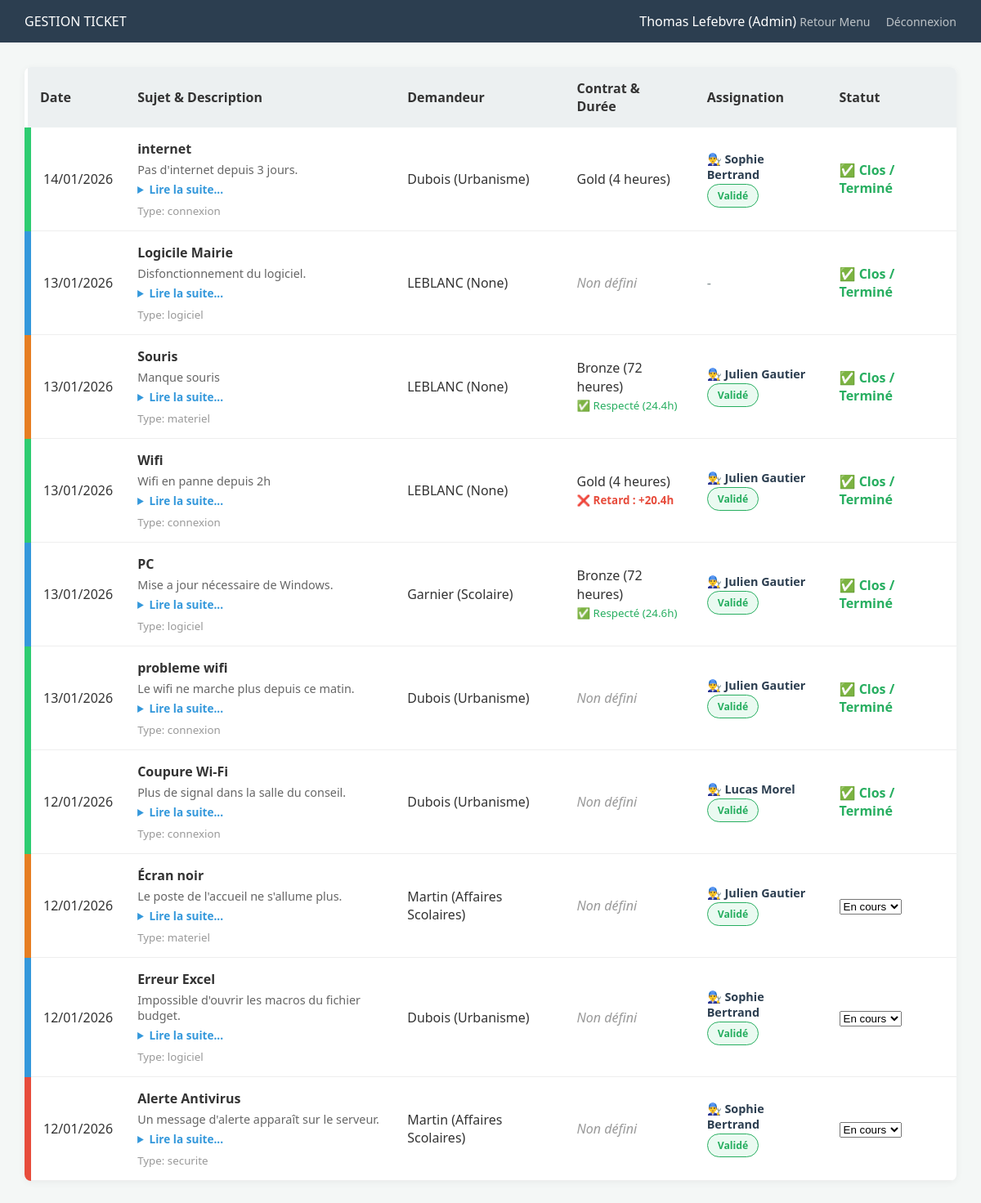
Screenshot of /admin/prestations (signed in) with the database file from the repository.
### tables this page shows
CREATE TABLE usager (
    id INTEGER PRIMARY KEY AUTOINCREMENT,
    nom TEXT NOT NULL,
    prenom TEXT NOT NULL,
    email TEXT NOT NULL UNIQUE,
    mdp TEXT NOT NULL,
    role TEXT, -- Accepté comme NULL maintenant
    service TEXT,
    specialite TEXT,
    mairie_id INTEGER,
    prestataire_id INTEGER
);

CREATE TABLE ticket (
    id INTEGER PRIMARY KEY AUTOINCREMENT,
    titre TEXT NOT NULL,
    description TEXT,
    type_prestation TEXT NOT NULL, -- 'connexion', 'materiel', 'logiciel', 'securite'
    statut TEXT DEFAULT 'Nouveau',
    date_creation DATETIME DEFAULT CURRENT_TIMESTAMP,
    createur_id INTEGER NOT NULL,
    admin_id INTEGER, technicien_id INTEGER, duree TEXT, contrat TEXT, date_fin DATETIME,
    FOREIGN KEY (createur_id) REFERENCES "usager_old"(id),
    FOREIGN KEY (admin_id) REFERENCES "usager_old"(id)
);

### app.py (the view)
@app.route('/admin/prestations')
@login_required
def prestations_admin():
    conn = get_db_connection()
    tickets = conn.execute('''
        SELECT t.*,
               strftime('%d/%m/%Y', t.date_creation) as date_formatee,
               u.nom as demandeur,
               u.service,
               tech.prenom as tech_prenom,
               tech.nom as tech_nom
        FROM ticket t
        JOIN usager u ON t.createur_id = u.id
        LEFT JOIN usager tech ON t.technicien_id = tech.id
        ORDER BY t.date_creation DESC
    ''').fetchall()
    techniciens = conn.execute('''
        SELECT u.id, u.prenom, u.nom,
               (SELECT COUNT(t.id) FROM ticket t
                WHERE t.technicien_id = u.id
                AND t.statut != 'Terminé') as charge
        FROM usager u
        WHERE u.role = 'technicien' OR u.role IS NULL
    ''').fetchall()
    conn.close()
    return render_template('dashboard_admin.html', tickets=tickets, techniciens=techniciens)

### app.py (called while the page is built)
def get_db_connection():
    conn = sqlite3.connect('mairie.db')
    conn.row_factory = sqlite3.Row
    return conn

@login_manager.user_loader
def load_user(user_id):
    conn = get_db_connection()
    u = conn.execute('SELECT * FROM usager WHERE id = ?', (user_id,)).fetchone()
    conn.close()
    if u:
        return Usager(u['id'], u['nom'], u['prenom'], u['role'], u['mairie_id'])
    return None

@app.template_filter('to_datetime')
def to_datetime_filter(s):
    if not s: return None
    try:
        return datetime.strptime(s, '%Y-%m-%d %H:%M:%S')
    except:
        return None

### templates/dashboard_admin.html (shortened to what this page needs)
<!DOCTYPE html>
<html>
<head>
    <link rel="stylesheet" href="{{ url_for('static', filename='css/style.css') }}">
</head>
<body>
    <header class="admin-header">
        <div class="logo">GESTION TICKET</div>
        <div class="user-info">
            <span>{{ current_user.prenom }} {{ current_user.nom }} (Admin)</span>
            <a href="{{ url_for('menu_admin') }}" class="btn-logout">Retour Menu</a>
            <a href="{{ url_for('logout') }}" class="btn-logout" style="margin-left: 15px;">Déconnexion</a>
        </div>
    </header>
    <div style="padding: 30px;">
        <table>
            <thead>
                <tr>
                    <th>Date</th>
                    <th>Sujet & Description</th>
                    <th>Demandeur</th>
                    <th>Contrat & Durée</th>
                    <th>Assignation</th>
                    <th>Statut</th>
                </tr>
            </thead>
            <tbody>
                {% for ticket in tickets %}
                <tr class="cat-{{ ticket.type_prestation }}">
                    <td>{{ ticket.date_formatee }}</td>
                    <td style="max-width: 350px;">
                        <strong>{{ ticket.titre }}</strong><br>
                        <div class="desc-tronquee">{{ ticket.description }}</div>
                        <details>
                            <summary>Lire la suite...</summary>
                        </details>
                        <small style="color: #999; display: block; margin-top: 8px;">
                            Type: {{ ticket.type_prestation }}
                        </small>
                    </td>
                    <td>{{ ticket.demandeur }} ({{ ticket.service }})</td>
                    <td>
    {% if ticket.contrat %}
        <div style="line-height: 1.4;">
            <span class="badge-contrat {{ ticket.contrat|lower }}">
                {{ ticket.contrat }} ({{ ticket.duree }})
            </span><br>
            {% if ticket.statut == 'Terminé' and ticket.date_fin %}
                {% set debut = ticket.date_creation | to_datetime %}
                {% set fin = ticket.date_fin | to_datetime %}
                {% set ecoule = (fin - debut).total_seconds() / 3600 %}
                {% set limite = 4 if ticket.contrat == 'Gold' else 24 if ticket.contrat == 'Silver' else 72 %}
                {% if ecoule <= limite %}
                    <small style="color: #27ae60;">✅ Respecté ({{ ecoule|round(1) }}h)</small>
                {% else %}
                    <small style="color: #e74c3c; font-weight: bold;">
                        ❌ Retard : +{{ (ecoule - limite)|round(1) }}h
                    </small>
                {% endif %}
            {% endif %}
        </div>
    {% else %}
        <em style="color: #999;">Non défini</em>
    {% endif %}
</td>
                    <td>
                        {% if not ticket.contrat and not ticket.technicien_id and ticket.statut != 'Terminé' %}
                            <form action="{{ url_for('assigner_ticket', ticket_id=ticket.id) }}" method="POST" style="display: flex; gap: 5px;">
                                <select name="technicien_id" required style="padding: 3px;">
                                    <option value="">-- Tech --</option>
                                    {% for tech in techniciens %}
                                       <option value="{{ tech.id }}">
            {% if tech.charge >= 5 %}
                🔴 {{ tech.prenom }} {{ tech.nom }} ({{ tech.charge }} actifs - Surchargé)
            {% elif tech.charge >= 3 %}
                🟠 {{ tech.prenom }} {{ tech.nom }} ({{ tech.charge }} actifs - Occupé)
            {% else %}
                🟢 {{ tech.prenom }} {{ tech.nom }} ({{ tech.charge }} actifs - Dispo)
            {% endif %}
        </option>
                                    {% endfor %}
                                </select>
                                <select name="contrat" required style="padding: 3px;">
                                    <option value="">-- Contrat --</option>
                                    <option value="Gold">Gold (4h)</option>
                                    <option value="Silver">Silver (24h)</option>
                                    <option value="Bronze">Bronze (72h)</option>
                                </select>
                                <button type="submit" style="cursor:pointer; background:#3498db; color:white; border:none; border-radius:3px; padding: 5px 10px;">ok</button>
                            </form>
                        {% elif ticket.technicien_id %}
                            <div style="color: #2c3e50; font-size: 0.9em;">
                                <span style="display:block; margin-bottom: 2px;">👨‍🔧 <strong>{{ ticket.tech_prenom }} {{ ticket.tech_nom }}</strong></span>
                                <span class="badge-assigne">Validé</span>
                            </div>
                        {% else %}
                            <span style="color: #7f8c8d;">-</span>
                        {% endif %}
                    </td>
                    <td>
                        {% if ticket.statut == 'Terminé' %}
                            <span class="badge-termine" style="color: #27ae60; font-weight: bold;">
                                ✅ Clos / Terminé
                            </span>
                        {% else %}
                            <form action="{{ url_for('update_statut', ticket_id=ticket.id) }}" method="POST" style="display:inline;">
                                <select name="statut" onchange="this.form.submit()">
                                    <option value="En cours" {% if ticket.statut == 'En cours' %}selected{% endif %}>En cours</option>
                                </select>
                            </form>
                        {% endif %}
                    </td>
                </tr>
                {% endfor %}
            </tbody>
        </table>
    </div>
</body>
</html>

### static/css/style.css (style rules this page uses)
:root { --admin-dark: #2c3e50; --admin-blue: #34495e; --mairie-blue: #3498db; --success: #27ae60; --danger: #e74c3c; --warning: #f39c12; --bg-light: #f4f7f6; --text-dark: #333; }
body { font-family: 'Segoe UI', Tahoma, Geneva, Verdana, sans-serif; background-color: var(--bg-light); color: var(--text-dark); margin: 0; }
.admin-header { background: var(--admin-dark); color: white; padding: 15px 30px; display: flex; justify-content: space-between; align-items: center; }
table { width: 100%; background: white; border-collapse: collapse; border-radius: 8px; overflow: hidden; box-shadow: 0 2px 10px rgba(0,0,0,0.05); }
th { background-color: #ecf0f1; padding: 15px; text-align: left; }
td { padding: 15px; border-bottom: 1px solid #eee; }
.btn-logout { color: #bdc3c7; text-decoration: none; font-size: 14px; }
.cat-materiel { border-left: 8px solid #e67e22; }
.cat-logiciel { border-left: 8px solid #3498db; }
.cat-connexion { border-left: 8px solid #2ecc71; }
.cat-securite { border-left: 8px solid #e74c3c; }

### templates/dashboard_admin.html (style rules this page uses)
.desc-tronquee { display: -webkit-box; -webkit-line-clamp: 2; -webkit-box-orient: vertical; overflow: hidden; text-overflow: ellipsis; color: #666; font-size: 0.9em; margin-top: 5px; }
details summary { cursor: pointer; color: #3498db; font-size: 0.85em; font-weight: bold; outline: none; margin-top: 5px; }
.badge-assigne { display: inline-block; color: #27ae60; font-weight: bold; background: #eafaf1; padding: 5px 12px; border-radius: 15px; font-size: 0.85em; border: 1px solid #27ae60; }

### rows the page displays
usager: prenom "Thomas", nom "Lefebvre"
ticket: date_formatee "14/01/2026", titre "internet", description "Pas d'internet depuis 3 jours.", type_prestation "connexion", demandeur "Dubois", service "Urbanisme", contrat "Gold", duree "4 heures", tech_prenom "Sophie", tech_nom "Bertrand", statut "✅ Clos / Terminé"
ticket: date_formatee "13/01/2026", titre "Logicile Mairie", description "Disfonctionnement du logiciel.", type_prestation "logiciel", demandeur "LEBLANC", service "None", shows "Non défini", statut "✅ Clos / Terminé"
ticket: date_formatee "13/01/2026", titre "Souris", description "Manque souris", type_prestation "materiel", demandeur "LEBLANC", service "None", contrat "Bronze", duree "72 heures", ecoule "24.4", tech_prenom "Julien", tech_nom "Gautier", statut "✅ Clos / Terminé"
ticket: date_formatee "13/01/2026", titre "Wifi", description "Wifi en panne depuis 2h", type_prestation "connexion", demandeur "LEBLANC", service "None", contrat "Gold", duree "4 heures", value "20.4", tech_prenom "Julien", tech_nom "Gautier", statut "✅ Clos / Terminé"
ticket: date_formatee "13/01/2026", titre "PC", description "Mise a jour nécessaire de Windows.", type_prestation "logiciel", demandeur "Garnier", service "Scolaire", contrat "Bronze", duree "72 heures", ecoule "24.6", tech_prenom "Julien", tech_nom "Gautier", statut "✅ Clos / Terminé"
ticket: date_formatee "13/01/2026", titre "probleme wifi", description "Le wifi ne marche plus depuis ce matin.", type_prestation "connexion", demandeur "Dubois", service "Urbanisme", shows "Non défini", tech_prenom "Julien", tech_nom "Gautier", statut "✅ Clos / Terminé"
ticket: date_formatee "12/01/2026", titre "Coupure Wi-Fi", description "Plus de signal dans la salle du conseil.", type_prestation "connexion", demandeur "Dubois", service "Urbanisme", shows "Non défini", tech_prenom "Lucas", tech_nom "Morel", statut "✅ Clos / Terminé"
ticket: date_formatee "12/01/2026", titre "Écran noir", description "Le poste de l'accueil ne s'allume plus.", type_prestation "materiel", demandeur "Martin", service "Affaires Scolaires", shows "Non défini", tech_prenom "Julien", tech_nom "Gautier", statut "En cours"
ticket: date_formatee "12/01/2026", titre "Erreur Excel", description "Impossible d'ouvrir les macros du fichier budget.", type_prestation "logiciel", demandeur "Dubois", service "Urbanisme", shows "Non défini", tech_prenom "Sophie", tech_nom "Bertrand", statut "En cours"
ticket: date_formatee "12/01/2026", titre "Alerte Antivirus", description "Un message d'alerte apparaît sur le serveur.", type_prestation "securite", demandeur "Martin", service "Affaires Scolaires", shows "Non défini", tech_prenom "Sophie", tech_nom "Bertrand", statut "En cours"
